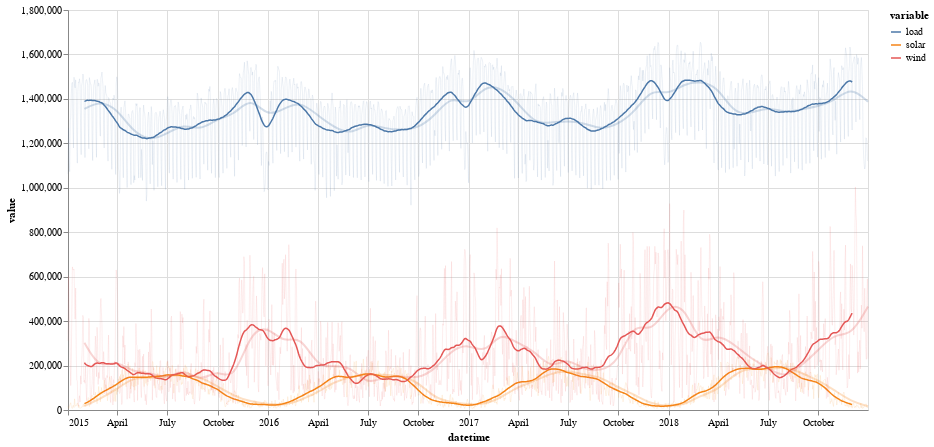

Write notebook code for a chart like this one.
### Markdown cell above
### Rolling windows

While the `resample()` method takes a broad brush and results in a reduced dataset and a chart with smooth curves, `rolling()` offers an alternative way of smoothing out local outliers without actually reducing the resolution of the dataset.

The first parameter determines the window size, by positioning the window at the `center` values are considered in both directions of the current date/time, and `win_type` determines how the values across the window are weighted; with the `triang` option the values further away contribute less:

### Code cell
rolling = days.rolling(60, center=True, win_type="triang").mean()

chart1 = alt.Chart(rolling.reset_index().melt("datetime")).mark_line(strokeWidth=1.5, opacity=1).encode(
    x='datetime', y='value', color='variable',
).properties(width=800, height=400)

# same as the two charts in previous code cell, except more transparent
chart2 = alt.Chart(days.reset_index().melt("datetime")).mark_line(strokeWidth=1, opacity=0.1).encode(
    x='datetime', y='value', color='variable',
)

chart3 = alt.Chart(months.reset_index().melt("datetime")).mark_line(interpolate="basis", opacity=.25).encode(
    x='datetime', y='value', color='variable',
)

chart1 + chart2 + chart3

### Figure 1 — Vega-Lite specification as saved in the notebook (floating-point values rounded to 4 significant figures; data arrays with more than 128 entries replaced by an {"elided": "..."} marker saying what was removed)
{"config": {"view": {"continuousWidth": 400, "continuousHeight": 300}}, "layer": [{"data": {"name": "data-becd7350e51c57270cc6d341dde5cde5"}, "mark": {"type": "line", "opacity": 1, "strokeWidth": 1.5}, "encoding": {"color": {"type": "nominal", "field": "variable"}, "x": {"type": "temporal", "field": "datetime"}, "y": {"type": "quantitative", "field": "value"}}, "height": 400, "width": 800}, {"data": {"name": "data-f7c24830b6d361807cc5a27700438cfb"}, "mark": {"type": "line", "opacity": 0.1, "strokeWidth": 1}, "encoding": {"color": {"type": "nominal", "field": "variable"}, "x": {"type": "temporal", "field": "datetime"}, "y": {"type": "quantitative", "field": "value"}}}, {"data": {"name": "data-1e4a1344cdb1e683e4c16b2078d0cc0d"}, "mark": {"type": "line", "interpolate": "basis", "opacity": 0.25}, "encoding": {"color": {"type": "nominal", "field": "variable"}, "x": {"type": "temporal", "field": "datetime"}, "y": {"type": "quantitative", "field": "value"}}}], "$schema": "https://vega.github.io/schema/vega-lite/v4.8.1.json", "datasets": {"data-becd7350e51c57270cc6d341dde5cde5": {"elided": "4383 records"}, "data-f7c24830b6d361807cc5a27700438cfb": {"elided": "4383 records"}, "data-1e4a1344cdb1e683e4c16b2078d0cc0d": {"elided": "144 records"}}}
